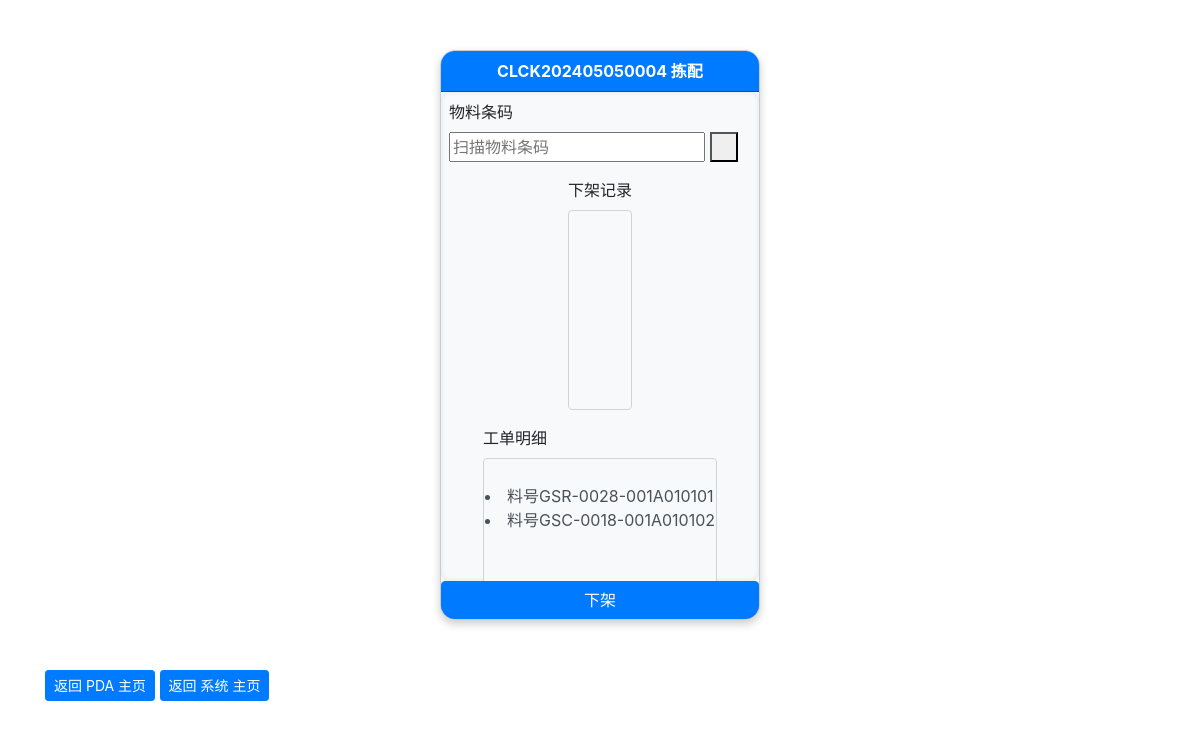
/pda/stock_out/2/, run on the app's committed database.
### ptl/models.py (models this page shows, shortened)
class StockOutGoods(models.Model):
    stock_out_order = models.ForeignKey(StockOutOrder, on_delete=models.CASCADE, verbose_name='出库单号')
    goods_code = models.CharField(max_length=50, blank=True, null=True, verbose_name='货物编码')
    goods_desc = models.CharField(max_length=200, blank=True, null=True, verbose_name='货物描述')
    plan_qty = models.IntegerField(blank=True, null=True, verbose_name='货物数量')
    actual_qty = models.IntegerField(blank=True, null=True, verbose_name='实际数量')
    is_complete = models.BooleanField(default=False, verbose_name='出货完成状态')
    batch = models.CharField(max_length=50, blank=True, null=True, verbose_name='批次号')
    supplier_batch = models.CharField(max_length=50, blank=True, null=True, verbose_name='厂商批次')
    location_code = models.CharField(max_length=32, blank=True, null=True, verbose_name='库位编号')
    create_time = models.DateTimeField(auto_now_add=True, verbose_name='创建时间')
    update_time = models.DateTimeField(auto_now=True, verbose_name='更新时间')
    class Meta:
        verbose_name = '出货货品'
        verbose_name_plural = verbose_name

### pda/models.py (models this page shows, shortened)
class StockInRecord(models.Model):
    goods_code = models.CharField(max_length=50, blank=True, null=True, verbose_name='货物编码')
    location_code = models.CharField(max_length=32, blank=True, null=True, verbose_name='库位编号')
    create_time = models.DateTimeField(auto_now_add=True, verbose_name='创建时间')
    class Meta:
        verbose_name = '上架绑定货品库位记录'
        verbose_name_plural = verbose_name

### pda/views.py (the view)
# urls.py: path('stock_out/<int:pk>/', views.stockout, name='stock_out'),
def stockout(request, pk):
    out_order = get_object_or_404(StockOutOrder, pk=pk)
    out_goods = out_order.stockoutgoods_set.all()
    stock_in_records = StockInRecord.objects.filter(goods_code__in=[good.goods_code for good in out_goods])
    record_mapping = {record.goods_code: record.location_code for record in stock_in_records}
    good_location = {good.goods_code: record_mapping.get(good.goods_code, "") for good in out_goods}
    return render(request, 'pda/stock_out.html', {
        'toptitle': f'{out_order.src_order} 拣配',
        'good_location': good_location,
    })

### pda/templates/pda/stock_out.html (shortened to what this page needs)
{% extends 'pda_base.html' %}
{% block content %}
    <div class="form-group">
        <label for="input1">物料条码</label>
        <input type="text" id="input1" name="goods_code" placeholder="扫描物料条码"/>
        <button type="button" id="scanButton1" class="scan-btn" onclick="scanGoods()">
            <i class="fa fa-qrcode"></i>
        </button>
    </div>
    <div class="form-group">
        <label for="scanRecords">下架记录</label>
        <div id="scanRecords" class="form-control"
             style="height: 200px; overflow-y: auto; background-color: #f8f9fa;white-space: pre-line; padding: 1px; border: 1px solid #ced4da;">
        </div>
    </div>
    <div class="form-group">
        <label for="out_order_detail">工单明细</label>
        <div id="out_order_detail" class="form-control"
             style="height: 200px; overflow-y: auto; background-color: #f8f9fa;white-space: pre-line; padding: 1px; border: 1px solid #ced4da;">
            {% for good,location in good_location.items %} <li>料号{{ good }}{{ location }}</li>{% endfor %}
        </div>
    </div>
{% endblock %}
{% block function_buttons %}
    <div type="button" class="btn btn-primary" onclick="fillRecords()">下架</div>
{% endblock %}

### data on the page
StockOutGoods: good_location "GSR-0028-001"
StockInRecord: good_location "A010101"
StockOutGoods: good_location "GSC-0018-001"
StockInRecord: good_location "A010102"

### other printed values
{{ toptitle |default:"上架作业" }} "CLCK202405050004 拣配"
